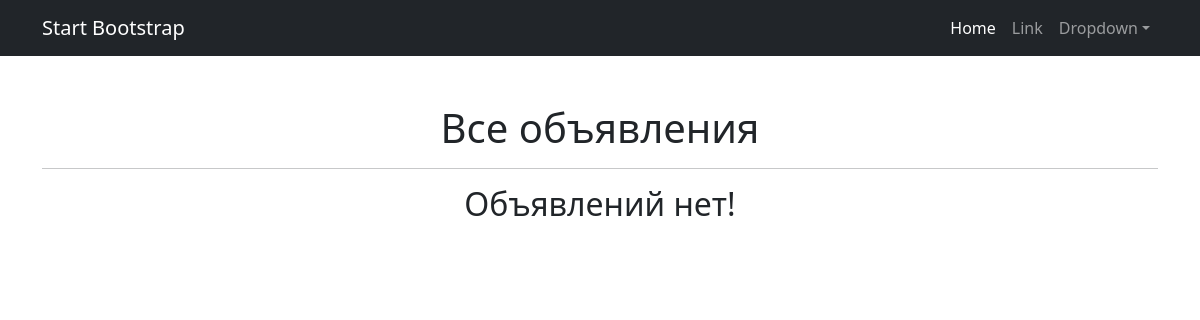
The app's page /messages/, older data.
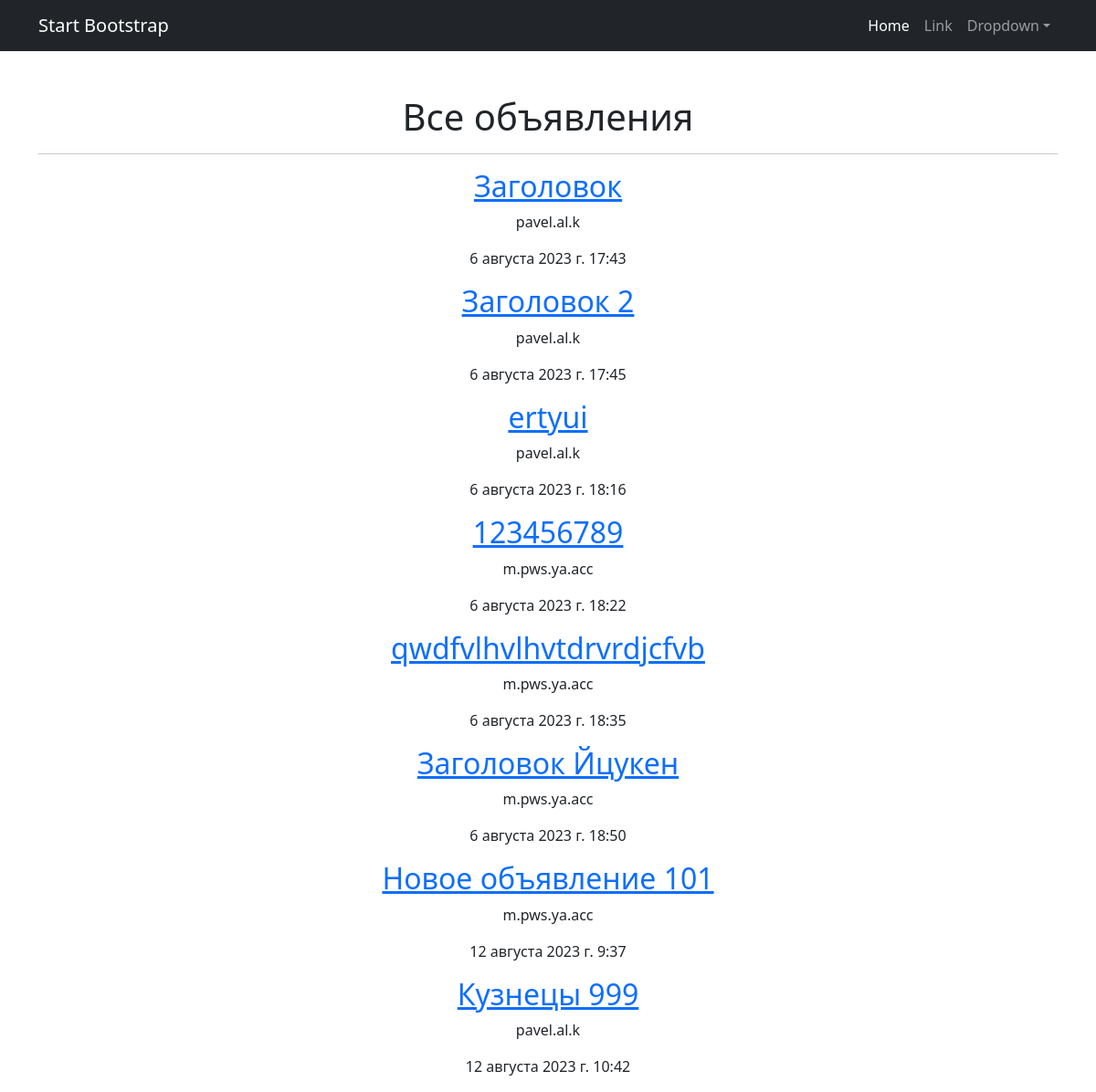
The same page, newer data.
### message_board_app/models.py (models this page shows, shortened)
class Message(models.Model):
    dateTimeCreation = models.DateTimeField(auto_now_add=True)
    messageAuthor = models.ForeignKey(User, on_delete=models.CASCADE)
    category = models.ForeignKey(Category, on_delete=models.CASCADE)
    title = models.CharField(max_length=128)
    content = RichTextUploadingField()

class User(AbstractUser):
    pass

### message_board_app/views.py (the view)
# urls.py: path('', MessageList.as_view()),
class MessageList(ListView):
    model = Message
    template_name = 'message_list.html'
    context_object_name = 'messages'

### templates/message_list.html (shortened to what this page needs)
{% extends 'default.html' %}
{% block content %}
    <h1>Все объявления</h1>
    <hr>
    {% if messages %}
        {% for message in messages %}
            <h2><a href="{{ message.id }}">{{ message.title }}</a></h2>
            <p>{{ message.messageAuthor }}</p>
            <p>{{ message.dateTimeCreation }}</p>
        {% endfor %}
    {% else %}
        <h2>Объявлений нет!</h2>
    {% endif %}
{% endblock content %}

### templates/default.html (shortened to what this page needs)
{% load static %}
<!DOCTYPE html>
<html lang="ru">
    <head>
        <link href="{% static 'css/styles.css' %}" rel="stylesheet" />
    </head>
    <body>
        <nav class="navbar navbar-expand-lg navbar-dark bg-dark">
            <div class="container">
                <a class="navbar-brand" href="#">Start Bootstrap</a>
                <div class="collapse navbar-collapse" id="navbarSupportedContent">
                    <ul class="navbar-nav ms-auto mb-2 mb-lg-0">
                        <li class="nav-item"><a class="nav-link active" aria-current="page" href="#">Home</a></li>
                        <li class="nav-item"><a class="nav-link" href="#">Link</a></li>
                        <li class="nav-item dropdown">
                            <a class="nav-link dropdown-toggle" id="navbarDropdown" href="#" role="button" data-bs-toggle="dropdown" aria-expanded="false">Dropdown</a>
                        </li>
                    </ul>
                </div>
            </div>
        </nav>
        <div class="container">
            <div class="text-center mt-5">
                {% block content %}
                {% endblock content %}
            </div>
        </div>
    </body>
</html>

Row changes from the older to the newer data that the page shows:
added Message: title "Заголовок", messageAuthor "pavel.al.k", dateTimeCreation "6 августа 2023 г. 17:43"
added Message: title "Заголовок 2", messageAuthor "pavel.al.k", dateTimeCreation "6 августа 2023 г. 17:45"
added Message: title "ertyui", messageAuthor "pavel.al.k", dateTimeCreation "6 августа 2023 г. 18:16"
added Message: title "123456789", messageAuthor "m.pws.ya.acc", dateTimeCreation "6 августа 2023 г. 18:22"
added Message: title "qwdfvlhvlhvtdrvrdjcfvb", messageAuthor "m.pws.ya.acc", dateTimeCreation "6 августа 2023 г. 18:35"
added Message: title "Заголовок Йцукен", messageAuthor "m.pws.ya.acc", dateTimeCreation "6 августа 2023 г. 18:50"
added Message: title "Новое объявление 101", messageAuthor "m.pws.ya.acc", dateTimeCreation "12 августа 2023 г. 9:37"
added Message: title "Кузнецы 999", messageAuthor "pavel.al.k", dateTimeCreation "12 августа 2023 г. 10:42"
Text that changed along with them:
text no longer shown: "Объявлений нет!"
